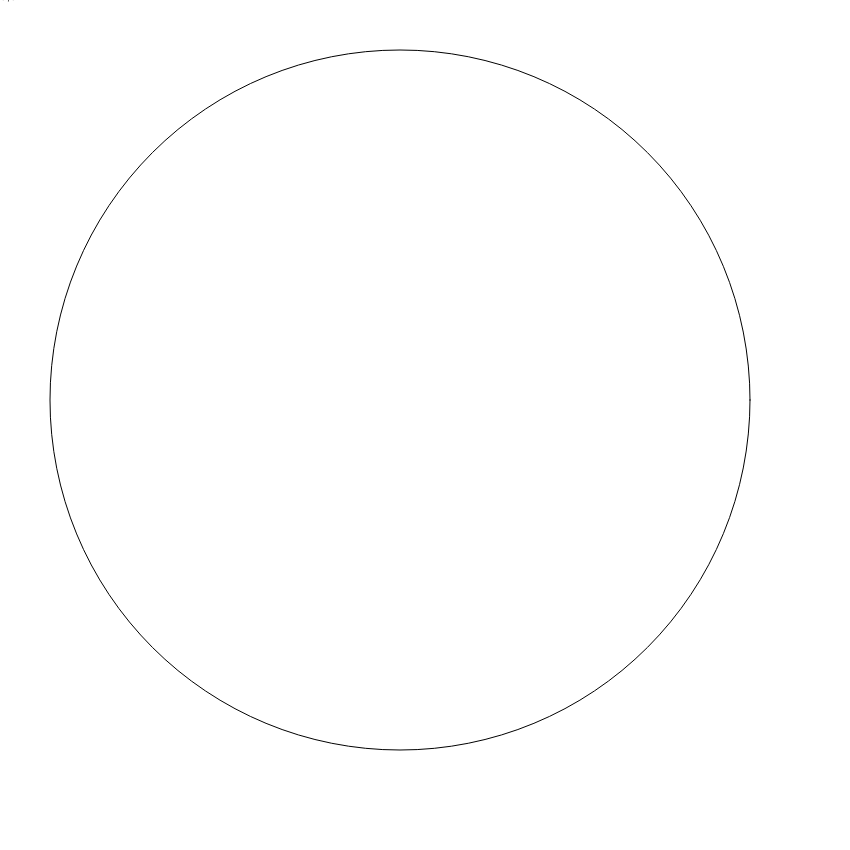
Frame 1 (no input)
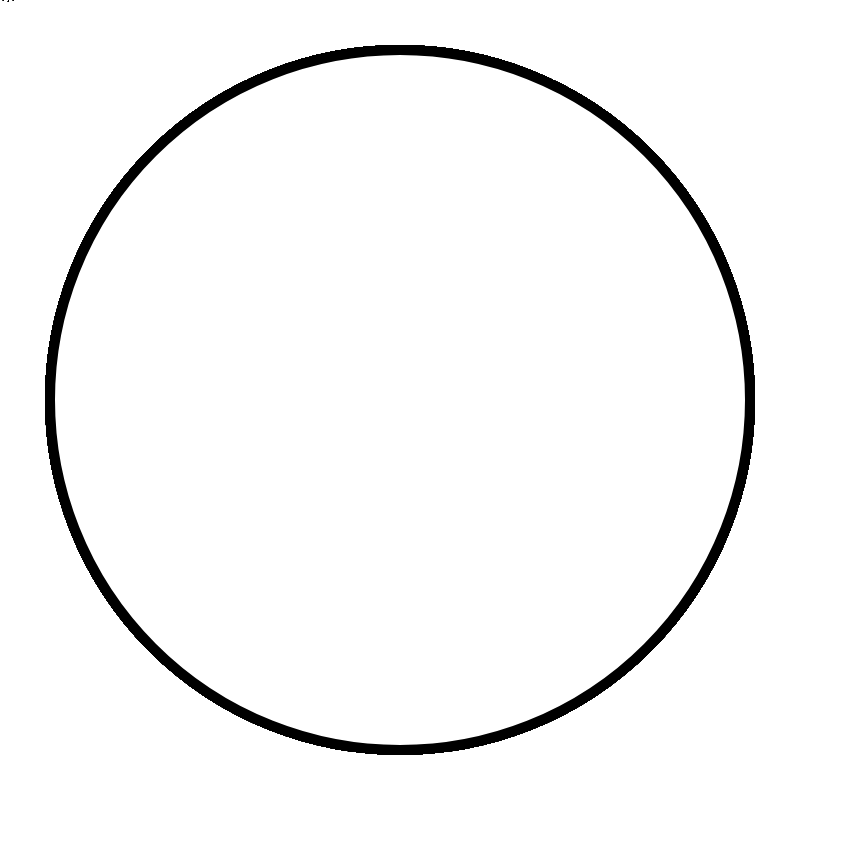
Frame 60 (no input)
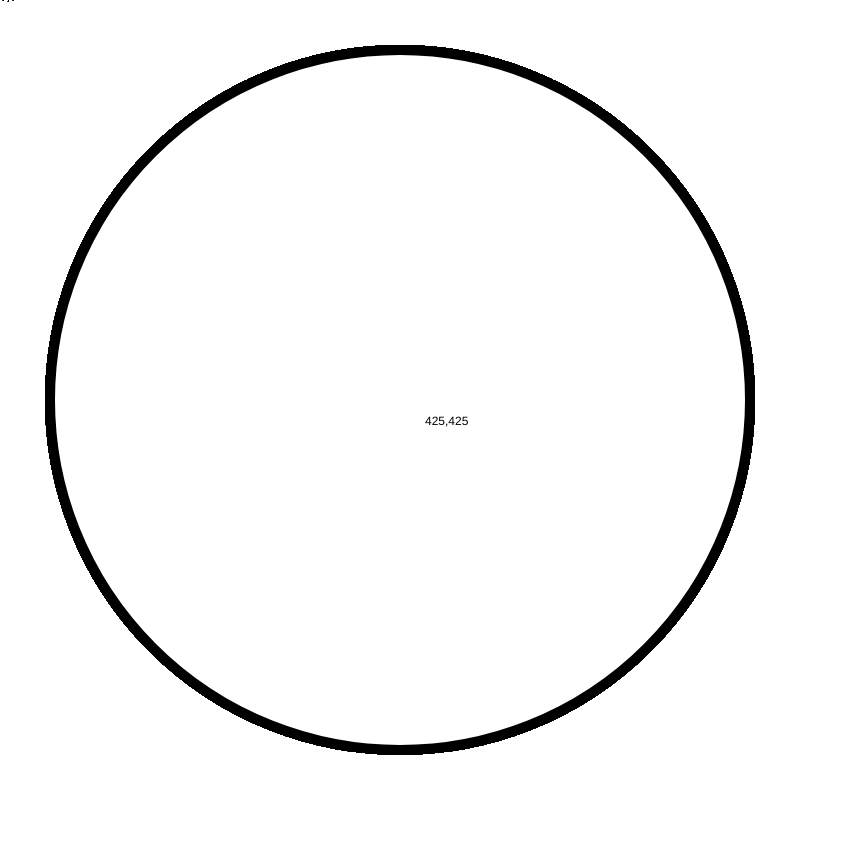
Frame 120 (the mouse pressed at the canvas centre since frame 60)

The p5.js sketch that drew these frames (run headless with seeded random() and noise() and a simulated clock; from frame 60 on, the mouse is pressed at the canvas centre):

// p5.js sketch
// ── sketch.js
function setup()
{
	//create your canvas here
	createCanvas(850,850)
}

function draw()
{
	//do your drawing here
	ellipse(400,400,700);
	strokeWeight(10)


	   //A helpful mouse pointer
	push();
        fill(0);
        noStroke();
        text(mouseX + "," + mouseY, mouseX,mouseY);
    pop();
	
}
